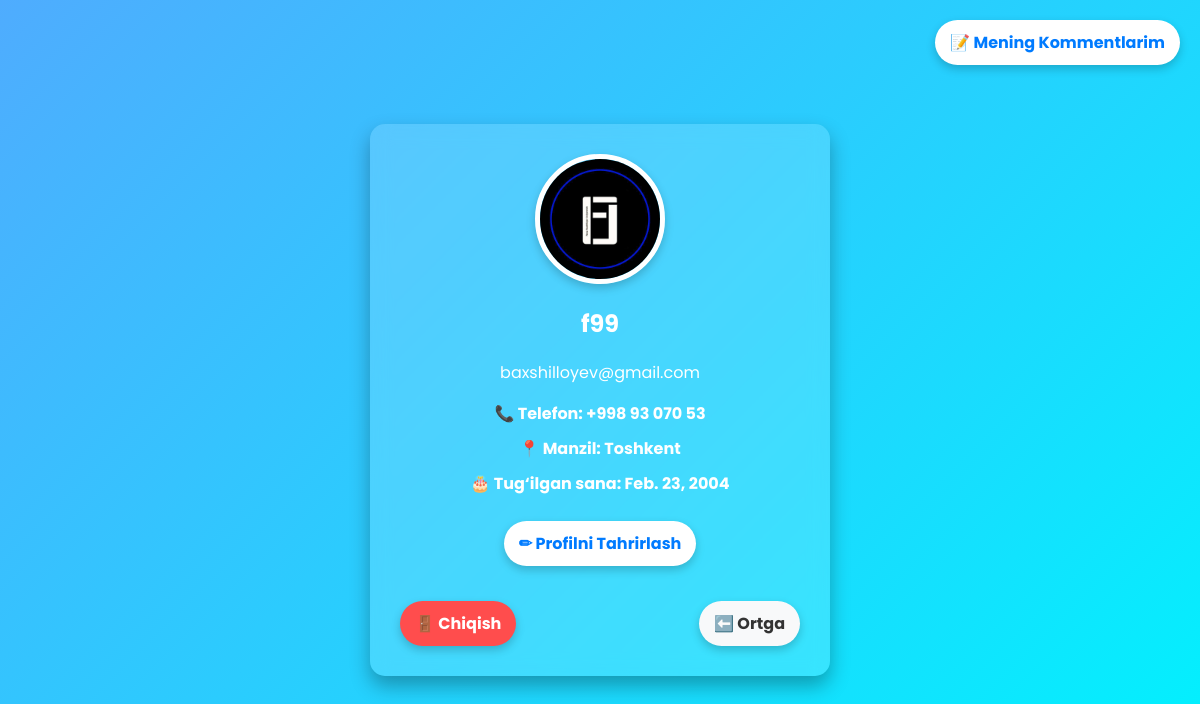
Screenshot of /profile/ (signed in) with the database file from the repository.
### app/models.py (models this page shows, shortened)
class Profile(models.Model):
    user = models.OneToOneField(User, on_delete=models.CASCADE)
    phone = models.CharField(max_length=15, blank=True, null=True)
    address = models.TextField(blank=True, null=True)
    birth_date = models.DateField(blank=True, null=True)
    avatar = models.ImageField(upload_to='avatars/', default='images/default.png')

### app/views.py (the view)
# urls.py: path('profile/', profile_view, name='profile'),
@login_required
def profile_view(request):
    profile = Profile.objects.get(user=request.user)
    return render(request, 'profile.html', {'profile': profile})

### templates/profile.html (shortened to what this page needs)
<!DOCTYPE html>
<html lang="uz">
<head>
</head>
<body>
   <div class="top-right-buttons">
    <a href="{% url 'user_com' %}" class="top-right-button">📝 Mening Kommentlarim</a>
</div>
    <div class="profile-card">
        <div class="profile-header">
            <img src="{{ profile.avatar.url|default:'/media/images/default.png' }}" alt="Avatar" class="profile-avatar">
            <h2>{{ profile.user.username }}</h2>
            <p class="user-email">{{ profile.user.email }}</p>
        </div>
        <div class="profile-body">
            <p>📞 <strong>Telefon:</strong> {{ profile.phone|default:"Kiritilmagan" }}</p>
            <p>📍 <strong>Manzil:</strong> {{ profile.address|default:"Kiritilmagan" }}</p>
            <p>🎂 <strong>Tug‘ilgan sana:</strong> {{ profile.birth_date|default:"Kiritilmagan" }}</p>
            <a href="{% url 'edit' %}" class="animated-button">✏ Profilni Tahrirlash</a>
        </div>
        <div class="button-container">
            <a href="{% url 'logout' %}" class="animated-button logout-button">🚪 Chiqish</a>
            <a href="{% url 'index' %}" class="animated-button back-button">⬅️ Ortga</a>
        </div>
    </div>
</body>
</html>

### templates/profile.html (style rules this page uses)
body { font-family: 'Poppins', sans-serif; background: linear-gradient(135deg, #4facfe, #00f2fe); color: white; display: flex; justify-content: center; align-items: center; height: 100vh; margin: 0; position: relative; }
.profile-card { background: rgba(255, 255, 255, 0.15); backdrop-filter: blur(10px); padding: 30px; border-radius: 15px; box-shadow: 0px 10px 20px rgba(0, 0, 0, 0.3); text-align: center; width: 400px; animation: fadeIn 1s ease-in-out; }
.profile-avatar { width: 120px; height: 120px; border-radius: 50%; border: 5px solid white; box-shadow: 0px 4px 10px rgba(0, 0, 0, 0.2); }
h2 { margin-top: 15px; font-weight: bold; }
.profile-body p { margin: 10px 0; font-size: 16px; font-weight: bold; }
.animated-button { display: inline-block; margin-top: 15px; background: white; color: #007bff; padding: 10px 15px; font-size: 16px; border-radius: 25px; transition: all 0.3s ease; text-decoration: none; font-weight: bold; box-shadow: 0px 4px 10px rgba(0, 0, 0, 0.2); }
.button-container { margin-top: 20px; display: flex; justify-content: space-between; }
.logout-button { background-color: #ff4d4d; color: white; }
.back-button { background-color: #f8f9fa; color: #333; }
.top-right-button { position: absolute; top: 20px; right: 20px; background: white; color: #007bff; padding: 10px 15px; font-size: 16px; border-radius: 25px; transition: all 0.3s ease; text-decoration: none; font-weight: bold; box-shadow: 0px 4px 10px rgba(0, 0, 0, 0.2); }
.top-right-buttons { display: flex; flex-direction: column; align-items: flex-start; }

### rows the page displays
Profile: avatar (picture), user.username "f99", user.email "baxshilloyev@gmail.com", phone "+998 93 070 53", address "Toshkent", birth_date "Feb. 23, 2004"
